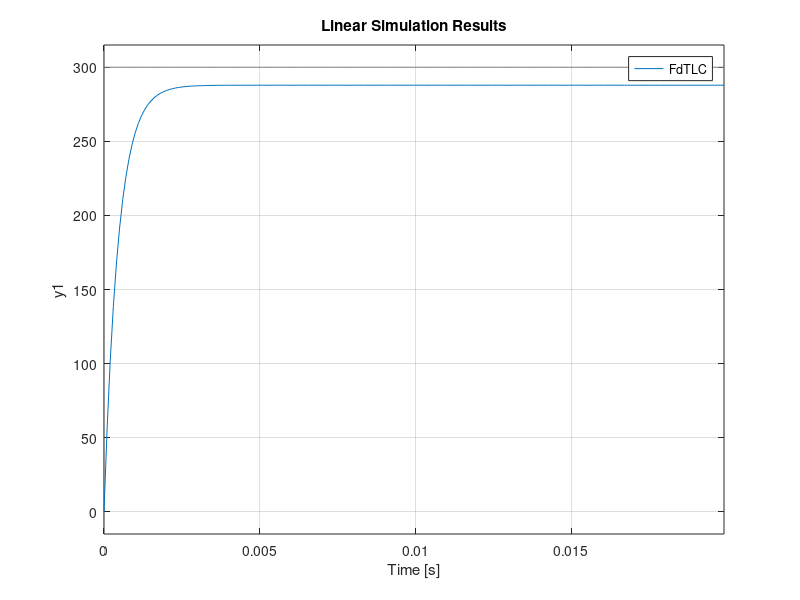

MATLAB code to generate this figure:
% Sistemas de Control
% Unidad 2 - Ejercicio 4
pkg load control
close all; clear all; clc
% Definición de constantes
L=1e-6;
R=2;
Ka=0.042;
J=10e-6;
B=0.3e-5;
Kb=0.042;
% Controlador
Kp=1;
% Determinación de la F d T
s=tf('s');
G1=1/(L*s+R);
G2=1/(J*s+B);
M=minreal(G1*Ka*G2/(1+G1*Ka*G2*Kb));
% FdT=G/(1+GH), F d T del
% Función de transferencia de lazo cerrado
FdTLC=minreal(Kp*M/(1+Kp*M))
% Señal de referencia
p=0.0001;
t=0:p:0.02-p;
u=300*ones(length(t),1);
% Simulación
lsim(FdTLC,u,t);
disp('Terminado')